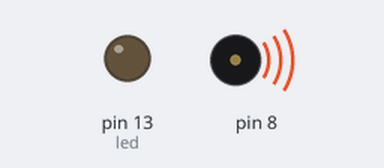
A sketch run on a simulated Arduino Uno, built with avr-gcc and run on an emulated ATmega328P. Parts: output pins drawn as LEDs (lit = HIGH), buzzer (waves = sounding).

Above: at 0.2 s.
At 7.13 s:
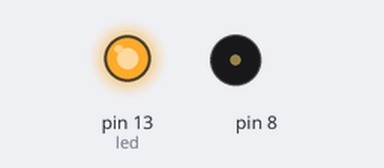
At 11.23 s:
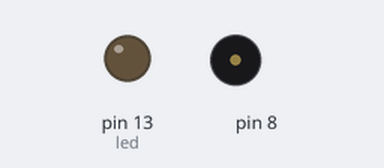
At 12.94 s:
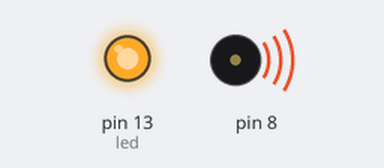
Timing chart, 0 to 13.2 s (numbered marks = the images above):
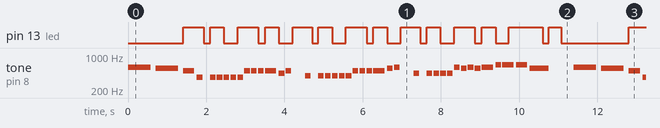

The sketch:

despacito.ino
```cpp
#include "pitches.h"
int led=13;
int noteDuration;
int pauseBetweenNotes = 0;
int keytime;
void setup() {
  pinMode(led, OUTPUT);


  keytime=640;


}

void loop() {

 chorus();
}

void chorus(){
     note(keytime, NOTE_D5);
     note(keytime, NOTE_CS5);digitalWrite(led, HIGH);   // (1)
     note(keytime/2, NOTE_B4);
     note(keytime/4, NOTE_FS4);
     digitalWrite(led, LOW);    // (2)
     delay(keytime/4);
     digitalWrite(led, HIGH);   // (3)
     note(keytime/4, NOTE_FS4);
     note(keytime/4, NOTE_FS4);
     digitalWrite(led, LOW);    // (4)
     note(keytime/4, NOTE_FS4);
     note(keytime/4, NOTE_FS4);
     digitalWrite(led, HIGH);   //  (1)

     note(keytime/4, NOTE_FS4);

     note(keytime/4, NOTE_B4);
     note(keytime/4, NOTE_B4);
     digitalWrite(led, LOW);    //  (2)
     note(keytime/4, NOTE_B4);
     digitalWrite(led, HIGH);   //  (3)
     note(keytime/2, NOTE_B4);
     digitalWrite(led, LOW);    //  (4)

     note(keytime/4, NOTE_A4);

     note(keytime/4, NOTE_B4);
     digitalWrite(led, HIGH);   //  (1)
     delay(keytime/4);
     delay(keytime/4);
     note(keytime/4, NOTE_G4);
     digitalWrite(led, LOW);    //  (2)
     delay(keytime/4);
     digitalWrite(led, HIGH);   //  (3)
//......
     note(keytime/4, NOTE_G4);
     note(keytime/4, NOTE_G4);
     digitalWrite(led, LOW);    //  (4)
     note(keytime/4, NOTE_G4);
     note(keytime/4, NOTE_G4);
     digitalWrite(led, HIGH);   //  (1)
     note(keytime/4, NOTE_G4);

     note(keytime/4, NOTE_B4);
     note(keytime/4, NOTE_B4);
     digitalWrite(led, LOW);    //  (2)
     note(keytime/4, NOTE_B4);
     digitalWrite(led, HIGH);   //  (3)
     note(keytime/2, NOTE_B4);
     digitalWrite(led, LOW);    //  (4)

     note(keytime/4, NOTE_CS5);
     note(keytime/4, NOTE_D5);
     digitalWrite(led, HIGH);   //  (1)
     delay(keytime/4);
     delay(keytime/4);
     note(keytime/4, NOTE_A4);
     digitalWrite(led, LOW);    //  (2)
     delay(keytime/4);
     digitalWrite(led, HIGH);   //  (3)

     note(keytime/4, NOTE_A4);
     note(keytime/4, NOTE_A4);
     digitalWrite(led, LOW);    //  (4)
     note(keytime/4, NOTE_A4);
     note(keytime/4, NOTE_A4);
     digitalWrite(led, HIGH);   //  (1)

     note(keytime/4, NOTE_D5);
     note(keytime/4, NOTE_CS5);
     note(keytime/4, NOTE_D5);digitalWrite(led, LOW);
     note(keytime/4, NOTE_CS5);digitalWrite(led, HIGH);
     note(keytime/2, NOTE_D5);digitalWrite(led, LOW);
     note(keytime/4, NOTE_E5);
     note_jai(keytime/2, NOTE_E5,keytime/4);  // (1)
     note(keytime/2, NOTE_E5);


      tone(8,NOTE_CS5 ,keytime*3/4);
      delay(keytime/4);
      delay(keytime/4);
     digitalWrite(led, LOW);    //  (2)
      delay(keytime/4);
     digitalWrite(led, HIGH);   //  (3)
     noTone(8);
     delay(keytime/4);

     //--------------
     delay(keytime/4);
     digitalWrite(led, LOW);    //  (4)

     delay(keytime/4);
     delay(keytime/4);

}
void note(int noteDuration,int LaNota ){

    //noteDuration=keytime/4;
  tone(8,LaNota ,noteDuration*0.9);
//      pauseBetweenNotes = noteDuration * 1.30;
      pauseBetweenNotes = noteDuration * 1.1;
      delay(pauseBetweenNotes);
      noTone(8);


}
void note_jai(int noteDuration,int LaNota ,int Desfase){

    //noteDuration=keytime/4;
  tone(8,LaNota ,noteDuration*0.9);
//      pauseBetweenNotes = noteDuration * 1.30;
      pauseBetweenNotes = noteDuration * 1.1;
      delay(Desfase);

       digitalWrite(led, HIGH);   //  (1)

        delay(pauseBetweenNotes-Desfase);
      noTone(8);


}
```

Measured:
- by itself, pin 13 (led): moves between LOW and HIGH, repeating every 11.4 s
- by itself, tone on pin 8: plays 587 Hz for 0.58 s, 554 Hz for 0.58 s, 494 Hz for 0.29 s, 370 Hz for 0.14 s, 370 Hz for 0.14 s, 370 Hz for 0.14 s … (467 notes in this stretch)
